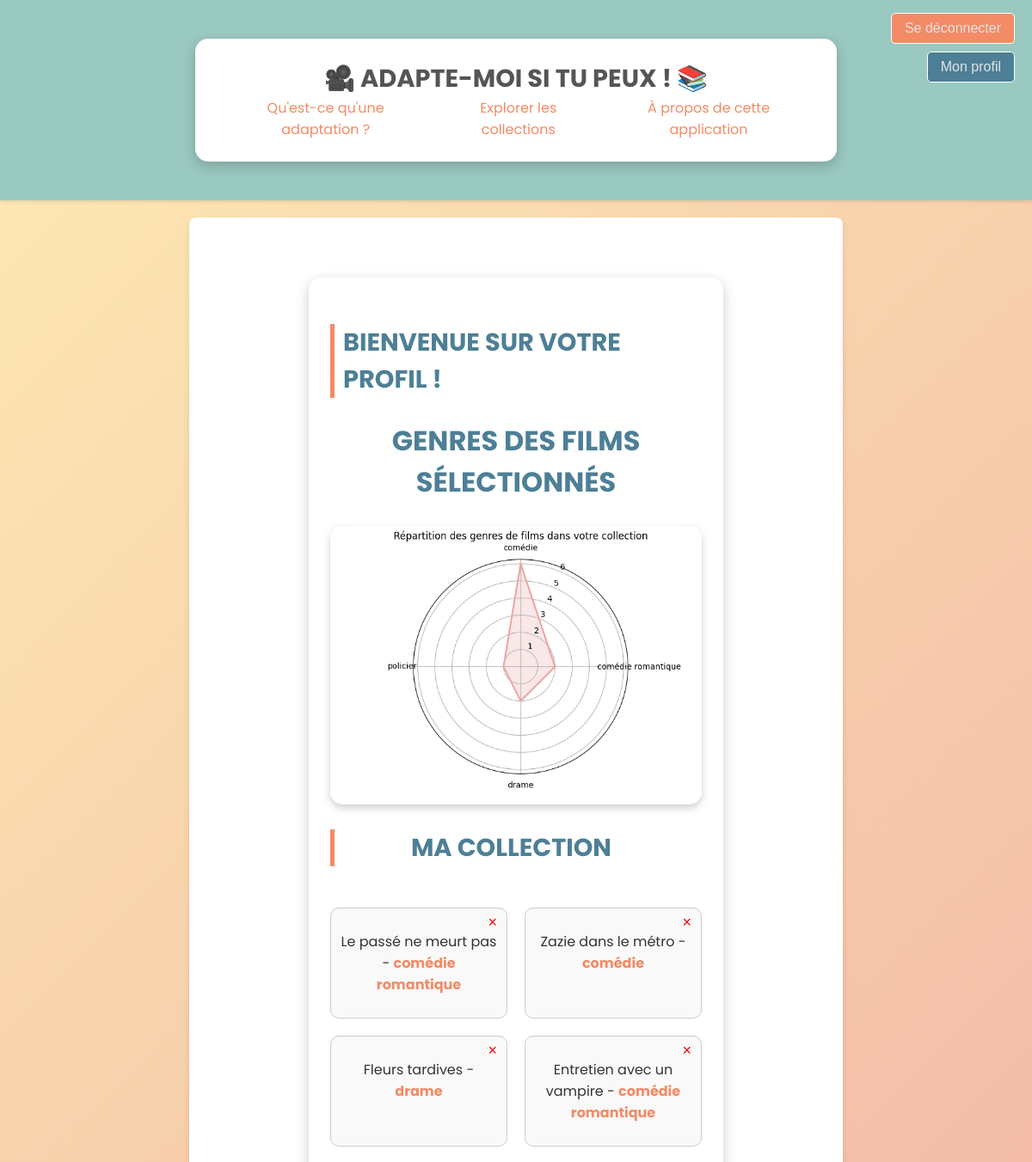
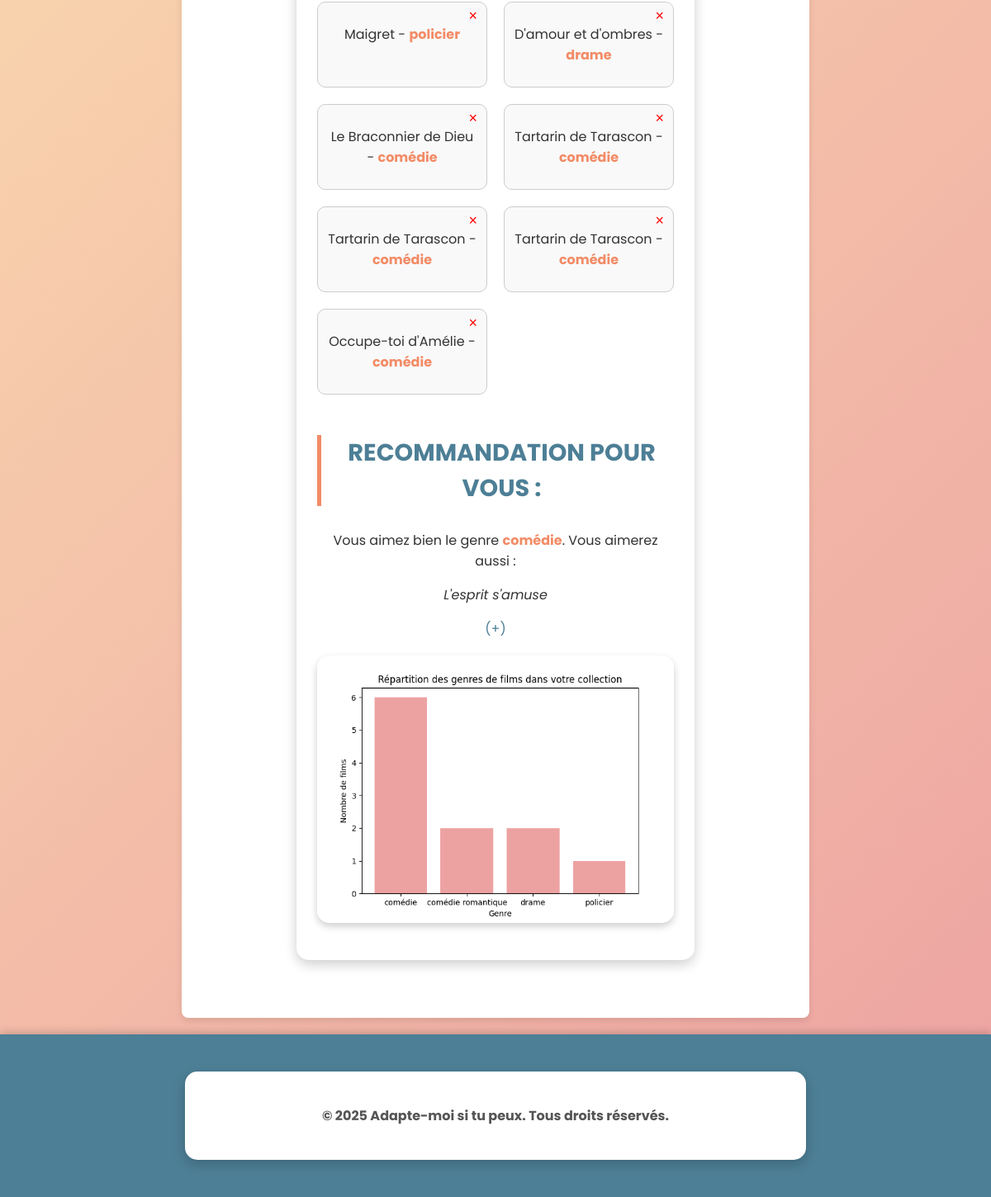
Screenshot of /collection (signed in) with the database file from the repository (2 pictures, top to bottom).
### app/models/adapte_moi.py (models this page shows, shortened)
class Collection(db.Model):
    id = db.Column(db.Integer, primary_key=True)
    user_id = db.Column(db.Text, db.ForeignKey('users.id'), nullable=False)
    film_id = db.Column(db.Text, db.ForeignKey('Film.id'), nullable=False)
    film_title = db.Column(db.Text, nullable=False)
    film_genre = db.Column(db.Text, nullable=False)
    name = db.Column(db.String(100), nullable=True)

class Film(db.Model):
    __tablename__ = "Film"
    collections = db.relationship('Collection', backref='film', lazy=True)
    id = db.Column(db.Text, primary_key=True)
    title = db.Column(db.Text)
    director = db.Column(db.Text)
    release_year = db.Column(db.Date)
    genres = db.Column(db.Text)
    rating = db.Column(db.Float)
    id_imdb = db.Column(db.Text)
    id_wikidata = db.Column(db.Text)
    url_wikidata = db.Column(db.Text)

### app/routes/users.py (the view)
@app.route('/profil')
@app.route('/collection')
@login_required
def afficher_collection():
    films_dans_collection = (
        db.session.query(Film)
        .join(Collection, Film.id == Collection.film_id)
        .filter(Collection.user_id == current_user.id)
        .all()
    )
    collection = Collection.query.filter_by(user_id=current_user.id).first()
    collection_name = collection.name if collection else 'Ma collection de films'
    recommandation = get_recommendation(current_user.id)
    return render_template('partials/monprofil.html', films=films_dans_collection, collection_name=collection_name, recommandation=recommandation)

### app/routes/users.py (called while the page is built)
@login_manager.user_loader
def load_user(user_id):
    return Users.query.get(int(user_id))

def get_recommendation(user_id):
    films_dans_collection = (
        db.session.query(Film)
        .join(Collection, Film.id == Collection.film_id)
        .filter(Collection.user_id == user_id)
        .all()
    )
    genres = [film.genres for film in films_dans_collection if film.genres]
    unique_genres = sorted(set(genres))
    counts = [genres.count(genre) for genre in unique_genres]
    if counts:
        most_frequent_genre = unique_genres[counts.index(max(counts))]
    else:
        return None
    recommended_film = (
        db.session.query(Film)
        .filter(Film.genres == most_frequent_genre)
        .order_by(db.func.random())
        .first()
    )
    return recommended_film

### app/templates/partials/monprofil.html (shortened to what this page needs)
{% extends "base.html" %}
{% block content %}
<div class="container">
    <section class="info-section text-center">
        <h3>Bienvenue sur votre profil !</h3>
        <h2>Genres des films sélectionnés</h2>
        <img src="{{ url_for('genre_radar_png') }}" alt="Répartition des genres de films">
    </section>
    <section class="collection-section">
        <h3 id="collection-title" ondblclick="makeEditable(this)">
            {{ collection_name or 'Ma collection de films' }}
        </h3>
        {% if films %}
        <div class="film-grid">
            {% for film in films %}
            <div class="film-card">
                <p>{{ film.title }} - <span class="film-genre">{{ film.genres }}</span></p>
                <form action="{{ url_for('supprimer_collection', film_id=film.id) }}" method="post">
                    <button type="submit" class="delete-btn">&times;</button>
                </form>
            </div>
            {% endfor %}
        </div>
        {% else %}
        <p>Votre collection est vide.</p>
        {% endif %}
        {% if recommandation %}
        <div>
            <h3>Recommandation pour vous :</h3>
            <p>Vous aimez bien le genre <span class="film-genre">{{ recommandation.genres }}</span>. Vous aimerez aussi :</p>
            <p><i>{{ recommandation.title }}</i></p>
            <span><a href="{{ url_for('ajouter_collection', film_id=recommandation.id) }}">(+)</a></span>
        </div>
    {% endif %}
        <img src="{{ url_for('genre_plot_png') }}" alt="Répartition des genres de films" class="img">
    </section>
</div>
{% endblock %}

### app/templates/base.html (shortened to what this page needs)
<!DOCTYPE html>
<html lang="fr">
<head>
    <link rel="stylesheet" href="{{ url_for('static', filename='style.css') }}">
</head>
<body>
    <header class="header">
        <button type="button" class="btn btn-primary">
            {% if current_user.is_authenticated %}
            <a href="{{ url_for('deconnexion') }}">Se déconnecter</a>
            {% else %}
            <a href="{{ url_for('login') }}">Se connecter</a>
            {% endif %}
        </button>
        <button type="button" class="btn btn-primary profil">
            <a href="{{ url_for('afficher_collection') }}">Mon profil</a>
        </button>
        <div class="container">
            <h1 class="logo">
                <center><a href="{{ url_for('home') }}">🎥 Adapte-moi si tu peux ! 📚</a></center>
            </h1>
            <nav class="nav">
                <a href="{{ url_for('adaptation') }}">Qu'est-ce qu'une adaptation ?</a>
                <a href="{{ url_for('top') }}">Explorer les collections</a>
               <a href="{{ url_for('about') }}">À propos de cette application</a>
            </nav>
        </div>
    </header>
    <main class="main-content">
        {% block content %}{% endblock %}
    </main>
    <footer class="footer">
        <div class="container">
            <p>&copy; 2025 Adapte-moi si tu peux. Tous droits réservés.</p>
        </div>
    </footer>
</body>
</html>

### app/statics/style.css (style rules this page uses)
body { font-family: 'Poppins', sans-serif; margin: 0; padding: 0; box-sizing: border-box; background: linear-gradient(135deg, #FEEBB3, #EDA2A2); color: #333; text-align: justify; min-height: 100vh; display: flex; flex-direction: column; }
.container { max-width: 1200px; margin: 30px auto; background-color: #fff; padding: 25px; border-radius: 15px; box-shadow: 0 5px 15px rgba(0, 0, 0, 0.2); width: 60%; }
.header { background-color: #9AC9C1; color: #fff; padding: 15px 20px; display: flex; justify-content: center; align-items: center; box-shadow: 0 2px 4px rgba(0, 0, 0, 0.1); }
.logo { font-size: 1.8rem; font-weight: bold; margin: 0; color: #4D7F96; text-decoration: none; }
.nav { display: flex; justify-content: center; align-items: center; }
.nav a { color: #F28B66; text-decoration: none; margin: 0 15px; font-size: 1rem; transition: color 0.3s; }
a { color: #555; text-align: center; text-decoration: none; justify-content: center; }
.btn { position: absolute; top: 15px; right: 20px; background-color: #F28B66; color: #fff; border: 1px solid #fff; padding: 8px 15px; font-size: 1rem; cursor: pointer; border-radius: 5px; text-decoration: none; text-align: right; }
.btn a { text-decoration: none; color: #E3E3E3; }
h1, h2, h3 { font-family: 'Poppins', sans-serif; text-transform: uppercase; color: #4D7F96; }
h3 { font-size: 1.8rem; border-left: 5px solid #F28B66; padding-left: 10px; transition: all 0.3s ease-in-out; }
img { max-width: 100%; display: block; margin: 20px auto; border-radius: 15px; box-shadow: 0 4px 10px rgba(0, 0, 0, 0.2); transition: transform 0.3s ease-in-out; }
.footer { background-color: #4D7F96; color: white; text-align: center; padding: 15px; margin-top: auto; font-size: 1rem; font-weight: bold; box-shadow: 0 -2px 10px rgba(0, 0, 0, 0.2); }
.footer p { color: #555; }
.main-content { padding: 40px 20px; background-color: #fff; border-radius: 8px; box-shadow: 0 4px 8px rgba(0, 0, 0, 0.1); margin: 20px auto; text-align: center; flex-grow: 1; width: 60%; }
.main-content a { color: #4D7F96; }
.info-section { margin: 10px 0; text-align: left; }
.info-section h2 { text-align: center; font-size: 2rem; }
.info-section h3 { font-size: 1.8rem; margin-bottom: 10px; color: #4D7F96; }
.profil { top : 60px; background-color: #4D7F96; color: #E3E3E3; }
#collection-title::after { content: ''; background-image: url('./icons/modif.png'); width: 20px; height: 20px; display: inline-block; background-size: contain; background-repeat: no-repeat; justify-content: center; align-items: center; position: relative; top : 0px; transform: translateX(10px); }
.film-grid { display: grid; grid-template-columns: repeat(auto-fit, minmax(150px, 1fr)); gap: 20px; padding: 20px 0; }
.film-card { border: 1px solid #ccc; border-radius: 10px; padding: 10px; text-align: center; background: #f9f9f9; position: relative; }
.delete-btn { position: absolute; top: 5px; right: 5px; background: none; border: none; font-size: 18px; color: red; cursor: pointer; }
.film-genre { color: #F28B66; font-weight: bold; }

### rows the page displays
Collection: name "MA COLLECTION"
Film: title "Le passé ne meurt pas", genres "comédie romantique"
Film: title "Zazie dans le métro", genres "comédie"
Film: title "Fleurs tardives", genres "drame"
Film: title "Entretien avec un vampire", genres "comédie romantique"
Film: title "Maigret", genres "policier"
Film: title "D'amour et d'ombres", genres "drame"
Film: title "Le Braconnier de Dieu", genres "comédie"
Film: title "Tartarin de Tarascon", genres "comédie"
Film: title "Tartarin de Tarascon", genres "comédie"
Film: title "Tartarin de Tarascon", genres "comédie"
Film: title "Occupe-toi d'Amélie", genres "comédie"
Film: genres "comédie", title "L'esprit s'amuse"
